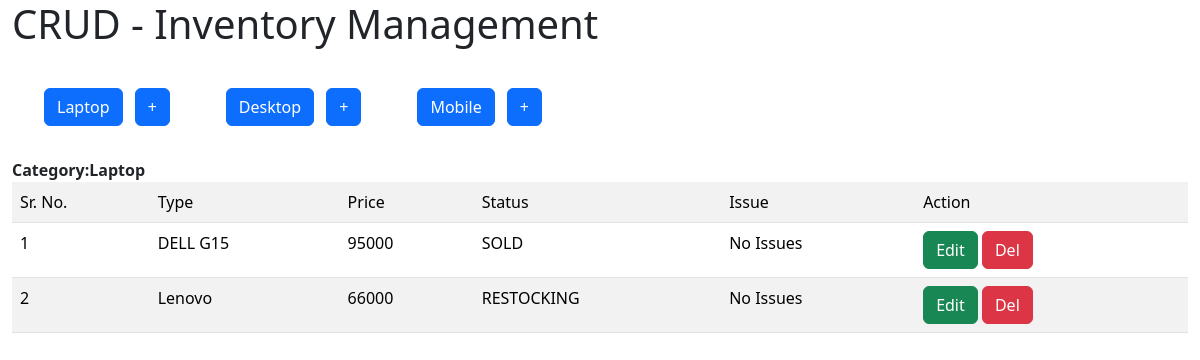
Page /inventory/display_laptops on the earlier database version.
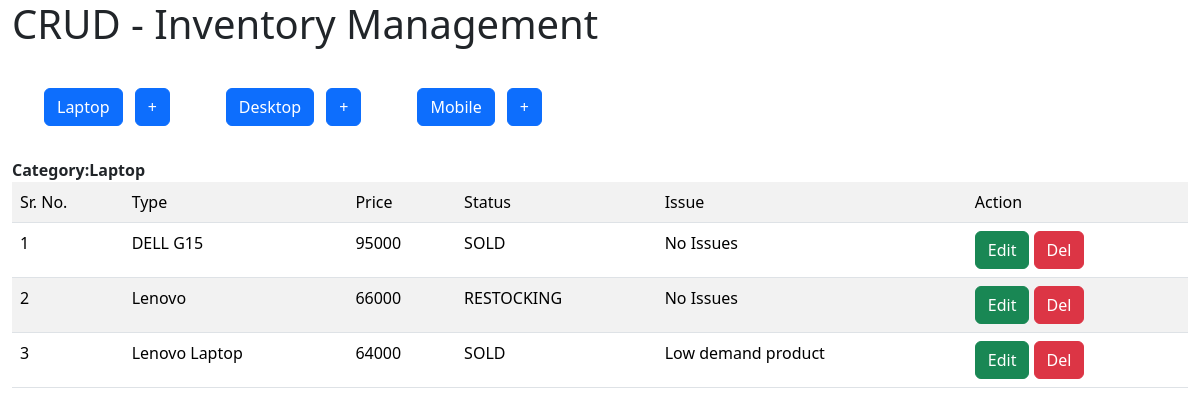
Same page on the later database version.
### Inventory/models.py (models this page shows)
class Device(models.Model):
    type = models.CharField(max_length=200, blank=False)
    price = models.IntegerField()
    choices = (
        ('AVAILABLE','Ready to Purchase'),
        ('SOLD','Item Sold'),
        ('RESTOCKING','Restocking in few days')
    )
    status = models.CharField(max_length=20, choices=choices, default="SOLD" )
    issues = models.CharField(max_length=100,default="No Issues")
    class Meta:
        abstract = True
    def __str__(self):
        return 'Type:{0} Price:{1}'.format(self.type, self.price)

class Laptop(Device):
    pass

### Inventory/views.py (the view)
# urls.py: path('display_laptops',views.display_laptops,name="display_laptops"),
def display_laptops(request):
    items = Laptop.objects.all()
    print(items)
    return render(request, 'index.html', context={'items':items, 'title':'Laptop'})

### Inventory/templates/index.html
{% extends "base.html" %}
{% block start %}
<div class="container-fluid">
  <div class="row">
    <div class="col">
      <h1>CRUD - Inventory Management </h1>
    </div>
  </div>
  <div class="row">
    <div class="col">
        <div class="float-start m-4">
            <a href="{% url 'display_laptops' %}" class="btn btn-primary m-2">Laptop</a>
            <a href="{% url 'add_laptop' %}" class="btn btn-primary">+</a>
        </div>
        <div class="float-start m-4">
            <a href="{% url 'display_desktops' %}" class="btn btn-primary m-2">Desktop</a>
            <a href="{% url 'add_desktop' %}" class="btn btn-primary">+</a>
        </div>
        <div class="float-start m-4">
            <a href="{% url 'display_mobiles' %}" class="btn btn-primary m-2">Mobile</a>
            <a href="{% url 'add_mobile' %}" class="btn btn-primary">+</a>
        </div>
    </div>
  </div>
  <div class="row">
    <div class="col">
      <strong>Category:{{title}}</strong>
      <table class="table table-striped table-hover">
        <tr>
          <td>Sr. No.</td>
          <td>Type</td>
          <td>Price</td>
          <td>Status</td>
          <td>Issue</td>
          <td>Action</td>
        </tr>
        {% for item in items %}
        <tr>
          <td>{{item.pk}}</td>
          <td>{{item.type}}</td>
          <td>{{item.price}}</td>
          <td>{{item.status}}</td>
          <td>{{item.issues}}</td>
          <td>
            {% if title == 'Laptop' %}
            <a href="{% url 'edit_laptop' item.id %}" class="btn btn-success">Edit</a>
            <a href="{% url 'delete_laptop' item.id %}" class="btn btn-danger">Del</a>
            {% elif title == 'Desktop' %}
             <a href="{% url 'edit_desktop' item.pk %}" class="btn btn-success">Edit</a>
            <a href="#" class="btn btn-danger">Del</a>
            {% else %}
            <a href="{% url 'edit_mobile' item.pk %}" class="btn btn-success">Edit</a>
            <a href="#" class="btn btn-danger">Del</a>
            {% endif %}
          </td>
        </tr>
        {% endfor %}
      </table>
    </div>
  </div>
</div>
{% endblock %}

Differences in the rows shown:
added Laptop: pk "3", type "Lenovo Laptop", price "64000", status "SOLD", issues "Low demand product"
